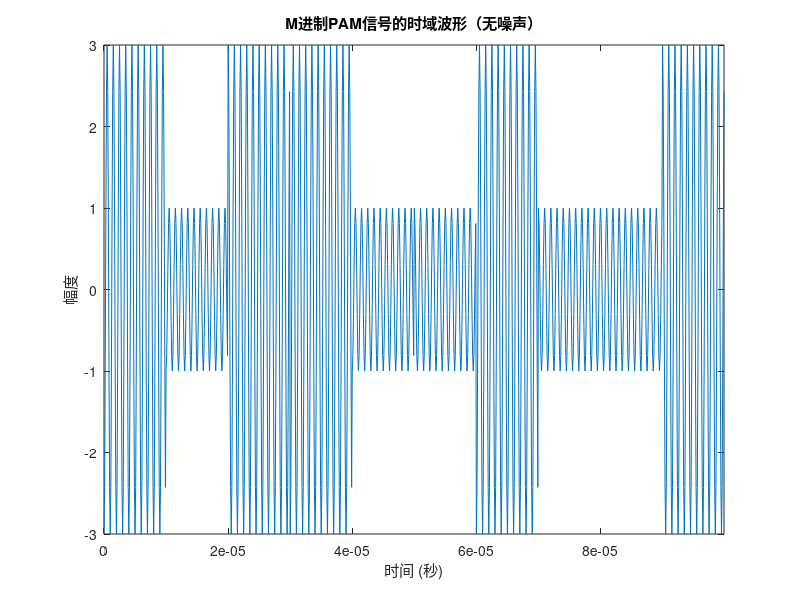
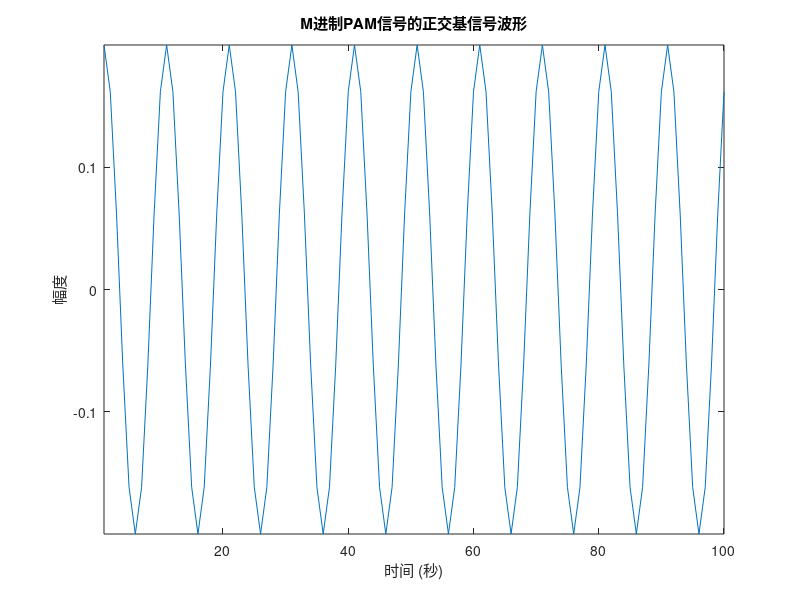
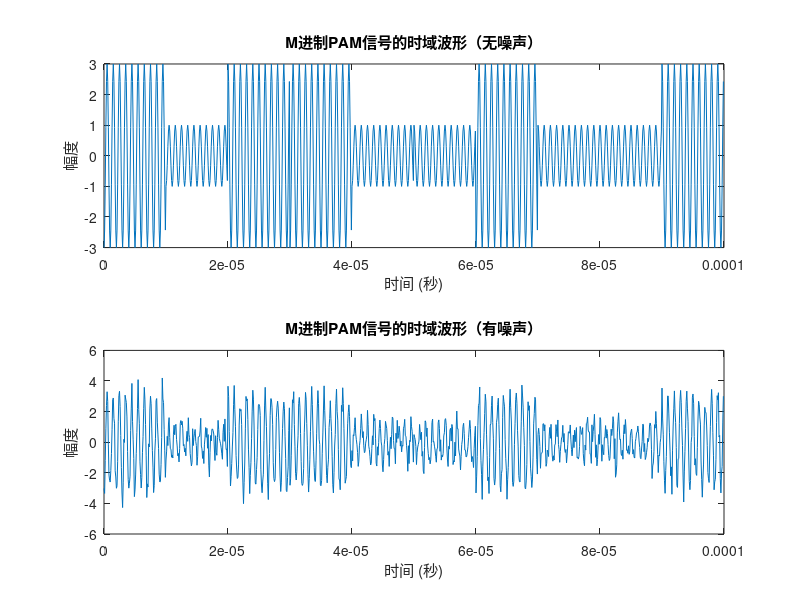
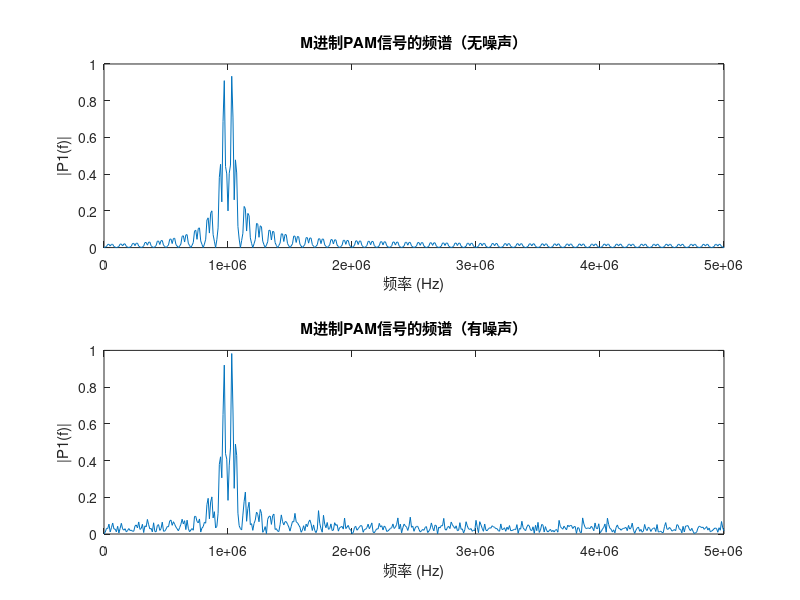

Write MATLAB code to recreate these figures, in order.
clc,clear,close all;

% 参数设置
M = 4; % M进制PAM
total_t = 0.0001;
d = 2; % 
Rs = 100000; % 符号速率
Rb = Rs*log2(M); % 比特速率
fc = 1e6; % 载频
Fs = 10*fc; % 采样频率
T = 1/Rs; % 每符号脉冲持续时间
Tn = round(1/Rs*Fs); % 每符号数据点数
N = round(Fs*total_t); % 数据点数
N_symbol = total_t*Rs;
SNR = 10; % 信噪比，以分贝（dB）为单位

% 生成随机数据
signal_raw = randi([0 1], 1, N_symbol*2);

% % 生成M进制PAM信号
% pamSignal = (2*signal_raw - (M-1)) / (M-1);

% 定义时间轴
t = (0: N-1)/Fs;

% 定义g(t)
signal_gt = cos(2*pi*fc*t);
Eg = sum(signal_gt(1:Tn).^2);

% 求出正交基信号
Energy = sum(signal_gt(1:Tn).^2);
ft = signal_gt(1:Tn)/sqrt(Energy/2);

% 初始化PAM
pamSignal_sin = zeros(1,N);

% 脉冲幅度调制
% raw_data = randi([1 M], 1, Rs);
modulation_data = [-3 -1 1 3];
for i = 1:N_symbol
    if signal_raw(2*i-1)==0 && signal_raw(2*i)==0
        pamSignal_sin(Tn*(i-1)+1:Tn*i) = signal_gt(Tn*(i-1)+1:Tn*i).*modulation_data(1);
    elseif signal_raw(2*i-1)==0 && signal_raw(2*i)==1
        pamSignal_sin(Tn*(i-1)+1:Tn*i) = signal_gt(Tn*(i-1)+1:Tn*i).*modulation_data(2);
    elseif signal_raw(2*i-1)==1 && signal_raw(2*i)==0
        pamSignal_sin(Tn*(i-1)+1:Tn*i) = signal_gt(Tn*(i-1)+1:Tn*i).*modulation_data(3);
    else
        pamSignal_sin(Tn*(i-1)+1:Tn*i) = signal_gt(Tn*(i-1)+1:Tn*i).*modulation_data(4);
    end
end

% 定义能量Eb
Eb = sum(pamSignal_sin.^2)/N_symbol;

% % 求出正交基信号
% Energy = sum(pamSignal_sin.^2);
% ft = pamSignal_sin/sqrt(Energy);

% 通过AWGN信道传输
pamSignalNoisy = awgn(pamSignal_sin, SNR, 'measured');

%% 时域波形绘制 - 噪声前后对比
figure;
plot(t, pamSignal_sin);
title('M进制PAM信号的时域波形（无噪声）');
xlabel('时间 (秒)');
ylabel('幅度');
axis tight;

figure;
% plot(t, ft);
plot(1:Tn, ft);
title('M进制PAM信号的正交基信号波形');
xlabel('时间 (秒)');
ylabel('幅度');
axis tight;

figure;
subplot(2,1,1);
plot(t, pamSignal_sin);
title('M进制PAM信号的时域波形（无噪声）');
xlabel('时间 (秒)');
ylabel('幅度');

subplot(2,1,2);
plot(t, pamSignalNoisy);
title('M进制PAM信号的时域波形（有噪声）');
xlabel('时间 (秒)');
ylabel('幅度');

%% 频谱计算 - 噪声前后对比
f = Fs*(0:(N/2))/N;
PAM_FFT = fft(pamSignal_sin);
PAM_FFT_Noisy = fft(pamSignalNoisy);
P2 = abs(PAM_FFT/N);
P2_Noisy = abs(PAM_FFT_Noisy/N);
P1 = P2(1:N/2+1);
P1_Noisy = P2_Noisy(1:N/2+1);
P1(2:end-1) = 2*P1(2:end-1);
P1_Noisy(2:end-1) = 2*P1_Noisy(2:end-1);

% 频谱绘制 - 噪声前后对比
figure;
subplot(2,1,1);
plot(f, P1);
title('M进制PAM信号的频谱（无噪声）');
xlabel('频率 (Hz)');
ylabel('|P1(f)|');

subplot(2,1,2);
plot(f, P1_Noisy);
title('M进制PAM信号的频谱（有噪声）');
xlabel('频率 (Hz)');
ylabel('|P1(f)|');

% figure;
% subplot(2,1,1);
% plot(f, P2);
% title('M进制PAM信号的频谱（无噪声）');
% xlabel('频率 (Hz)');
% ylabel('|P2(f)|');
% 
% subplot(2,1,2);
% plot(f, P2_Noisy);
% title('M进制PAM信号的频谱（有噪声）');
% xlabel('频率 (Hz)');
% ylabel('|P2(f)|');


%% 最佳接收机设计

decode_signal = zeros(1,2*N_symbol);
for i = 1:N_symbol
    receive_signal = pamSignalNoisy(Tn*(i-1)+1:Tn*i);
    channel = conv(conj(ft), receive_signal);
    result = channel(Tn);

%     match_result = max(max(max(result_1, result_2), result_3), result_4);
    if result <= -2*sqrt(Eg/2)
        decode_signal(2*i-1:2*i) = [0,0];
    elseif result > -2*sqrt(Eg/2) && result <= 0
        decode_signal(2*i-1:2*i) = [0,1];
    elseif result > 0 && result <= 2*sqrt(Eg/2)
        decode_signal(2*i-1:2*i) = [1,0];
    else
        decode_signal(2*i-1:2*i) = [1,1];
    end
end
figure;
% plot(1:(N+Tn-1),channel);
plot(1:(2*Tn-1),channel);
% subplot(2,2,2);
% plot(1:2*Tn-1,channel_2);
% subplot(2,2,3);
% plot(1:2*Tn-1,channel_3);
% subplot(2,2,4);
% plot(1:2*Tn-1,channel_4);


% 计算误码率（BER）
errors = sum(signal_raw ~= decode_signal);
BER = errors/(N_symbol*2);
% 显示误码率
disp(['BER: ', num2str(BER)]);

% figure;
% plot(t, filteredSignal);
% title('相关接收后PAM信号的时域波形');
% xlabel('时间 (秒)');
% ylabel('幅度');

